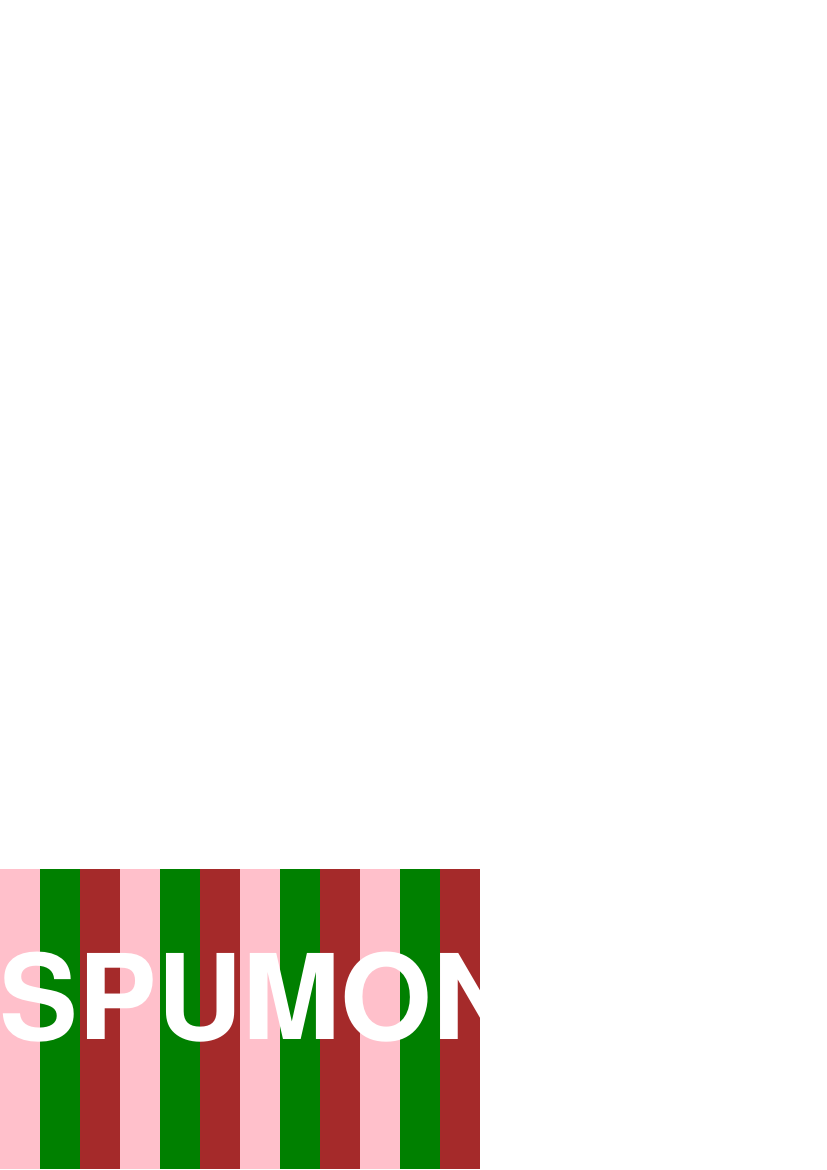

Source code (Python):
from reportlab.pdfgen.canvas import Canvas
from reportlab.lib.pagesizes import A4
from reportlab.lib.units import inch
from reportlab.lib.colors import green, pink, white, brown


def spumoni(canvas):
    x = 0
    dx = 0.4*inch
    for i in range(4):
        for color in (pink, green, brown):
            canvas.setFillColor(color)
            canvas.rect(x, 0, dx, 3*inch, stroke=0, fill=1)
            x = x+dx
    canvas.setFillColor(white)
    canvas.setStrokeColor(white)
    canvas.setFont("Helvetica-Bold", 85)
    canvas.drawCentredString(x=2.75*inch, y=1.3*inch, text="SPUMONI")


def forms(canvas):
    # first create a form...
    canvas.beginForm("SpumoniForm")
    spumoni(canvas)
    canvas.endForm()

    # then draw it
    canvas.doForm("SpumoniForm")


if __name__ == '__main__':
    pdf = Canvas(filename="formulario1.pdf", pagesize=A4)
    # bookmark(pdf)
    forms(pdf)
    pdf.showPage()
    pdf.save()
